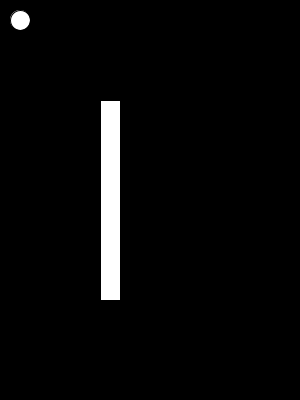
Frame 1 (no input)
Frame 60 (the mouse pressed at the canvas centre just before this capture): identical to frame 1, image omitted
Frame 120 (the mouse held since frame 60 and released just before this capture): identical to frame 1, image omitted

The Processing sketch that drew this single still picture (run headless with seeded random() and noise(); from frame 60 on, the mouse is pressed at the canvas centre):

// Processing sketch: processing_106435
// ── processing_106435.pde

int x = 20;
int y = 20;

int dx = 0;
int dy = 0;

void setup() {  //setup function called initially, only once
  size(300, 400);
  
}

void draw() {  //draw function loops 
  background(0,0,0);
  ellipse (x,y,20,20);
  rect (100,100,20,200);
  
  if (key == 'd' && keyPressed){
      dx = 1;
  }
  
  if (key == 'a' && keyPressed){
      dx = -1;
  }
  
  if (key == 's' && keyPressed){
      dy = 1;
  }
  
  if (key == 'w' && keyPressed){
      dy = -1;
  }
  
  x = x + dx;
  y = y + dy;
  
  if (x>100 && x<120 && y>100 && y<300);
  dx = 0;
  dy = 0;
}
